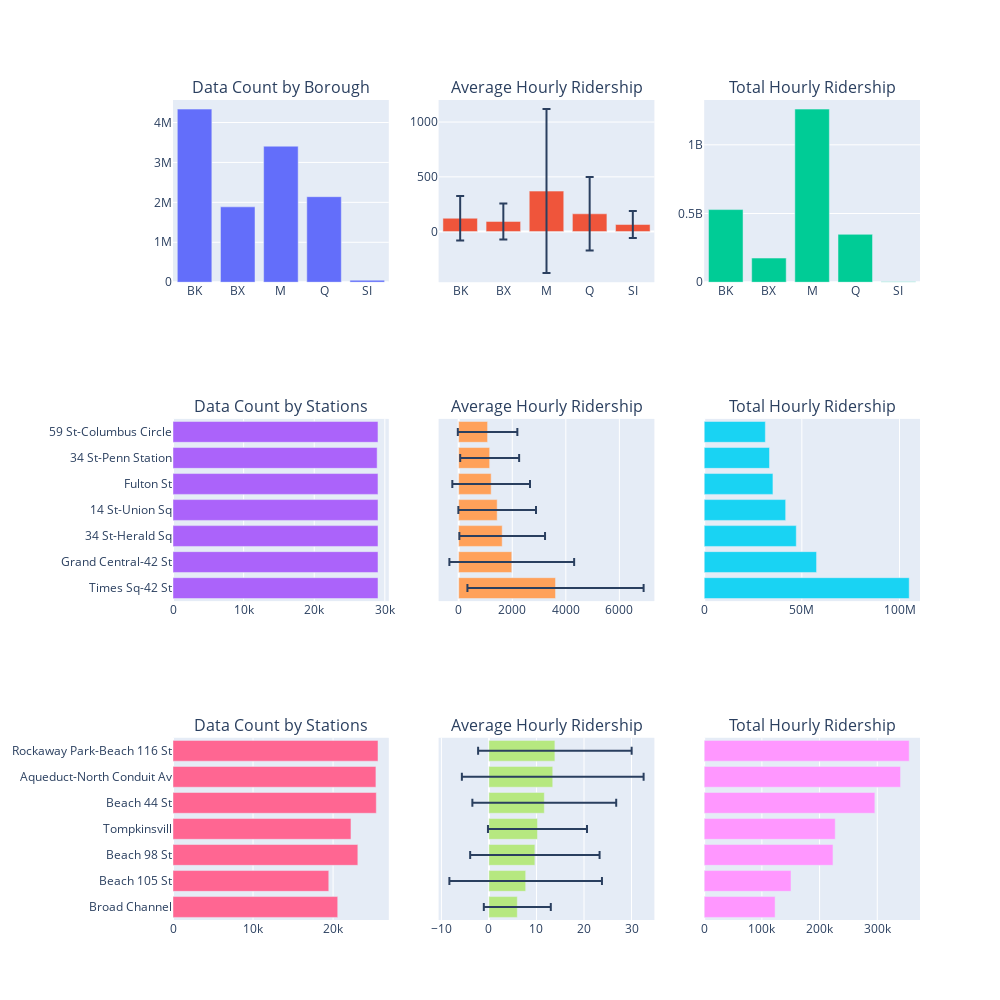

The cell this chart's notebook holds for it:
### Code cell
ridership_by_borough=hourly_data.groupby('borough')['ridership'].agg(['sum','mean',
                                                                      'std','count'])
top7_stations=hourly_data.groupby('station_complex')['ridership'].agg(['sum','mean',
                    'std','count']).sort_values('mean',ascending=False).head(7)
top7_stations.index=[station.split('(')[0][:-1] for station in top7_stations.index]
bottom7_stations=hourly_data.groupby('station_complex')['ridership'].agg(['sum','mean',
                    'std','count']).sort_values('mean',ascending=True).head(7)
bottom7_stations.index=[station.split('(')[0][:-1] for station in bottom7_stations.index]

fig = make_subplots(rows=3, cols=3,
                    subplot_titles=("Data Count by Borough","Average Hourly Ridership","Total Hourly Ridership",
                                   "Data Count by Stations","Average Hourly Ridership", "Total Hourly Ridership",
                                   "Data Count by Stations","Average Hourly Ridership", "Total Hourly Ridership"))
fig.add_trace(go.Bar(x=ridership_by_borough.index,
                    y=ridership_by_borough['count'],
                    showlegend=False),
             row=1,col=1)
# fig.update_yaxes(type='log',row=1,col=1)
fig.add_trace(go.Bar(x=ridership_borough.index,
                    y=ridership_by_borough['mean'],
                    error_y=dict(type='data',array=ridership_by_borough['std'].to_list()),
                    showlegend=False),
                     row=1,col=2)
fig.add_trace(go.Bar(x=ridership_by_borough.index,
                    y=ridership_by_borough['sum'],
                    showlegend=False),row=1,col=3)

fig.add_trace(go.Bar(y=top7_stations.index,
                    x=top7_stations["count"],
                     orientation='h',
                     showlegend=False),row=2,col=1)

fig.add_trace(go.Bar(y=top7_stations.index,
                    x=top7_stations["mean"],
                     error_x=dict(type="data",array=top7_stations["std"].to_list()),
                     orientation='h',
                     showlegend=False),row=2,col=2)
fig.update_yaxes(visible=False,row=2,col=2)

fig.add_trace(go.Bar(y=top7_stations.index,
                    x=top7_stations["sum"],
                     orientation='h',
                     showlegend=False),row=2,col=3)
fig.update_yaxes(visible=False,row=2,col=3)


fig.add_trace(go.Bar(y=bottom7_stations.index,
                    x=bottom7_stations["count"],
                     orientation='h',
                     showlegend=False),row=3,col=1)

fig.add_trace(go.Bar(y=bottom7_stations.index,
                    x=bottom7_stations["mean"],
                     error_x=dict(type="data",array=bottom7_stations["std"].to_list()),
                     orientation='h',
                     showlegend=False),row=3,col=2)
fig.update_yaxes(visible=False,row=3,col=2)

fig.add_trace(go.Bar(y=bottom7_stations.index,
                    x=bottom7_stations["sum"],
                     orientation='h',
                     showlegend=False),row=3,col=3)
fig.update_yaxes(visible=False,row=3,col=3)
fig.update_layout(width=1000,height=1000)
fig.write_html("visualizations/location_visualizations.html")
fig

### Figure 1 — Plotly figure (JSON) as saved in the notebook; plotly's stock layout.template omitted (floating-point values rounded to 4 significant figures)
{"data": [{"showlegend": false, "type": "bar", "x": ["BK", "BX", "M", "Q", "SI"], "xaxis": "x", "y": [4335138, 1887892, 3406637, 2142291, 50480], "yaxis": "y"}, {"error_y": {"array": [202.5, 164.6, 748.5, 335.7, 123.5], "type": "data"}, "showlegend": false, "type": "bar", "x": ["BK", "BX", "M", "Q", "SI"], "xaxis": "x2", "y": [121.9, 93.09, 369.8, 162.6, 64.83], "yaxis": "y2"}, {"showlegend": false, "type": "bar", "x": ["BK", "BX", "M", "Q", "SI"], "xaxis": "x3", "y": [528548459, 175739753, 1259607806, 348431201, 3272599], "yaxis": "y3"}, {"orientation": "h", "showlegend": false, "type": "bar", "x": [29034, 29033, 29032, 29032, 29030, 28911, 29030], "xaxis": "x4", "y": ["Times Sq-42 St", "Grand Central-42 St", "34 St-Herald Sq", "14 St-Union Sq", "Fulton St", "34 St-Penn Station", "59 St-Columbus Circle"], "yaxis": "y4"}, {"error_x": {"array": [3290.0, 2329.0, 1600.0, 1450.0, 1450.0, 1101.0, 1112.0], "type": "data"}, "orientation": "h", "showlegend": false, "type": "bar", "x": [3616.0, 1982.0, 1624.0, 1437.0, 1212.0, 1157.0, 1078.0], "xaxis": "x5", "y": ["Times Sq-42 St", "Grand Central-42 St", "34 St-Herald Sq", "14 St-Union Sq", "Fulton St", "34 St-Penn Station", "59 St-Columbus Circle"], "yaxis": "y5"}, {"orientation": "h", "showlegend": false, "type": "bar", "x": [104973724, 57534120, 47149869, 41708950, 35193432, 33435967, 31304036], "xaxis": "x6", "y": ["Times Sq-42 St", "Grand Central-42 St", "34 St-Herald Sq", "14 St-Union Sq", "Fulton St", "34 St-Penn Station", "59 St-Columbus Circle"], "yaxis": "y6"}, {"orientation": "h", "showlegend": false, "type": "bar", "x": [20580, 19462, 23092, 22234, 25397, 25351, 25612], "xaxis": "x7", "y": ["Broad Channel", "Beach 105 St", "Beach 98 St", "Tompkinsvill", "Beach 44 St", "Aqueduct-North Conduit Av", "Rockaway Park-Beach 116 St"], "yaxis": "y7"}, {"error_x": {"array": [7.046, 16.05, 13.61, 10.42, 15.13, 19.12, 16.15], "type": "data"}, "orientation": "h", "showlegend": false, "type": "bar", "x": [5.969, 7.73, 9.666, 10.21, 11.65, 13.42, 13.87], "xaxis": "x8", "y": ["Broad Channel", "Beach 105 St", "Beach 98 St", "Tompkinsvill", "Beach 44 St", "Aqueduct-North Conduit Av", "Rockaway Park-Beach 116 St"], "yaxis": "y8"}, {"orientation": "h", "showlegend": false, "type": "bar", "x": [122852, 150450, 223199, 227054, 295778, 340313, 355340], "xaxis": "x9", "y": ["Broad Channel", "Beach 105 St", "Beach 98 St", "Tompkinsvill", "Beach 44 St", "Aqueduct-North Conduit Av", "Rockaway Park-Beach 116 St"], "yaxis": "y9"}], "layout": {"annotations": [{"font": {"size": 16}, "showarrow": false, "text": "Data Count by Borough", "x": 0.1444, "xanchor": "center", "xref": "paper", "y": 1, "yanchor": "bottom", "yref": "paper"}, {"font": {"size": 16}, "showarrow": false, "text": "Average Hourly Ridership", "x": 0.5, "xanchor": "center", "xref": "paper", "y": 1, "yanchor": "bottom", "yref": "paper"}, {"font": {"size": 16}, "showarrow": false, "text": "Total Hourly Ridership", "x": 0.8556, "xanchor": "center", "xref": "paper", "y": 1, "yanchor": "bottom", "yref": "paper"}, {"font": {"size": 16}, "showarrow": false, "text": "Data Count by Stations", "x": 0.1444, "xanchor": "center", "xref": "paper", "y": 0.6111, "yanchor": "bottom", "yref": "paper"}, {"font": {"size": 16}, "showarrow": false, "text": "Average Hourly Ridership", "x": 0.5, "xanchor": "center", "xref": "paper", "y": 0.6111, "yanchor": "bottom", "yref": "paper"}, {"font": {"size": 16}, "showarrow": false, "text": "Total Hourly Ridership", "x": 0.8556, "xanchor": "center", "xref": "paper", "y": 0.6111, "yanchor": "bottom", "yref": "paper"}, {"font": {"size": 16}, "showarrow": false, "text": "Data Count by Stations", "x": 0.1444, "xanchor": "center", "xref": "paper", "y": 0.2222, "yanchor": "bottom", "yref": "paper"}, {"font": {"size": 16}, "showarrow": false, "text": "Average Hourly Ridership", "x": 0.5, "xanchor": "center", "xref": "paper", "y": 0.2222, "yanchor": "bottom", "yref": "paper"}, {"font": {"size": 16}, "showarrow": false, "text": "Total Hourly Ridership", "x": 0.8556, "xanchor": "center", "xref": "paper", "y": 0.2222, "yanchor": "bottom", "yref": "paper"}], "height": 1000, "width": 1000, "xaxis": {"anchor": "y", "domain": [0, 0.2889]}, "xaxis2": {"anchor": "y2", "domain": [0.3556, 0.6444]}, "xaxis3": {"anchor": "y3", "domain": [0.7111, 1]}, "xaxis4": {"anchor": "y4", "domain": [0, 0.2889]}, "xaxis5": {"anchor": "y5", "domain": [0.3556, 0.6444]}, "xaxis6": {"anchor": "y6", "domain": [0.7111, 1]}, "xaxis7": {"anchor": "y7", "domain": [0, 0.2889]}, "xaxis8": {"anchor": "y8", "domain": [0.3556, 0.6444]}, "xaxis9": {"anchor": "y9", "domain": [0.7111, 1]}, "yaxis": {"anchor": "x", "domain": [0.7778, 1]}, "yaxis2": {"anchor": "x2", "domain": [0.7778, 1]}, "yaxis3": {"anchor": "x3", "domain": [0.7778, 1]}, "yaxis4": {"anchor": "x4", "domain": [0.3889, 0.6111]}, "yaxis5": {"anchor": "x5", "domain": [0.3889, 0.6111], "visible": false}, "yaxis6": {"anchor": "x6", "domain": [0.3889, 0.6111], "visible": false}, "yaxis7": {"anchor": "x7", "domain": [0, 0.2222]}, "yaxis8": {"anchor": "x8", "domain": [0, 0.2222], "visible": false}, "yaxis9": {"anchor": "x9", "domain": [0, 0.2222], "visible": false}}}
